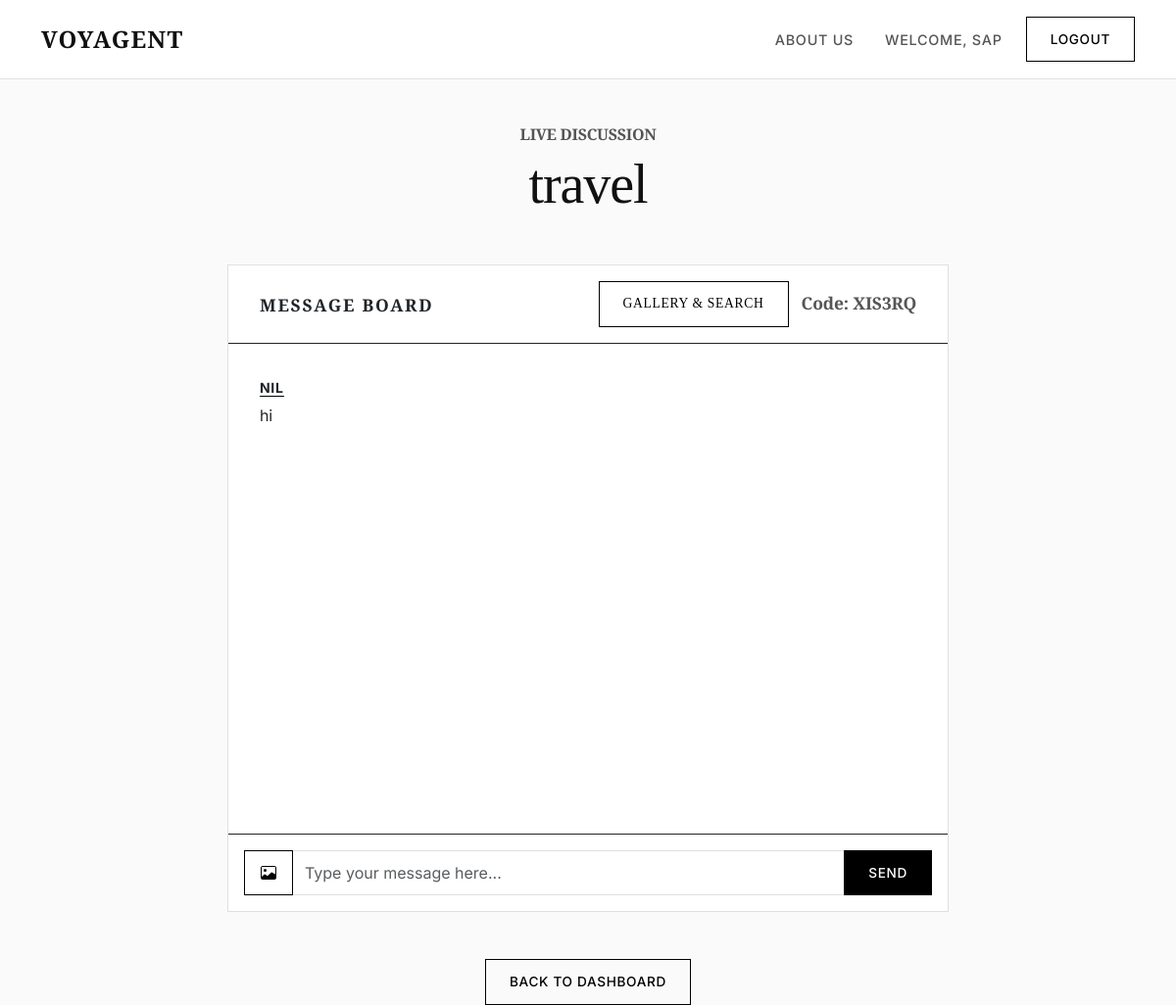
/chat/XIS3RQ/ (signed in), run on the app's committed database.
### groups/models.py (models this page shows, shortened)
class ChatGroup(models.Model):
    name = models.CharField(max_length=100)
    code = models.CharField(max_length=8, unique=True, default=generate_unique_code)
    creator = models.ForeignKey(User, on_delete=models.CASCADE, related_name='created_groups')
    members = models.ManyToManyField(User, related_name='chat_groups')
    is_locked = models.BooleanField(default=False)
    created_at = models.DateTimeField(auto_now_add=True)

### chat/models.py (models this page shows, shortened)
class Message(models.Model):
    group = models.ForeignKey(ChatGroup, on_delete=models.CASCADE, related_name='messages')
    sender = models.ForeignKey(User, on_delete=models.CASCADE)
    content = models.TextField()
    timestamp = models.DateTimeField(auto_now_add=True)
    class Meta:
        ordering = ['timestamp']

### chat/views.py (the view)
# urls.py: path('<str:group_code>/', views.chat_room, name='chat_room'),
@login_required
def chat_room(request, group_code):
    group = get_object_or_404(ChatGroup, code=group_code)
    if request.user not in group.members.all():
        messages.error(request, "You are not a member of this group.")
        return redirect('home')
    messages_list = group.messages.all()
    return render(request, 'chat/room.html', {
        'group': group,
        'messages_list': messages_list
    })

### chat/templates/chat/room.html (shortened to what this page needs)
{% extends 'base.html' %}
{% block content %}
<div class="row justify-content-center mt-5">
    <div class="col-lg-8">
        <h6 class="text-uppercase text-muted-editorial letter-spacing-wide mb-2 text-center">Live Discussion</h6>
        <h1 class="display-4 font-weight-bold mb-5 text-center" style="font-family: var(--font-heading);">{{ group.name }}</h1>
        <div class="card card-editorial border-editorial mb-5">
            <div class="card-header bg-transparent border-bottom border-dark py-3 d-flex justify-content-between align-items-center">
                <span class="text-uppercase small fw-bold" style="letter-spacing: 0.1em;">Message Board</span>
                <div>
                    <button type="button" class="btn btn-sm btn-editorial-outline me-2" data-bs-toggle="modal" data-bs-target="#galleryModal">
                        Gallery & Search
                    </button>
                    <span class="text-muted-editorial small">Code: {{ group.code }}</span>
                </div>
            </div>
            <div class="card-body chat-box" id="chat-log" style="height: 500px; overflow-y: auto; background-color: var(--surface-color);">
                {% for message in messages_list %}
                    <div class="mb-3">
                        <strong class="text-uppercase small" style="letter-spacing: 0.05em; border-bottom: 1px solid var(--accent-color);">{{ message.sender.username }}</strong><br>
                        <span class="fs-6 mt-1 d-inline-block">{{ message.content }}</span>
                    </div>
                {% endfor %}
            </div>
            <div class="card-footer bg-transparent border-top border-dark p-3">
                <div class="input-group">
                    <label class="btn btn-editorial-outline d-flex align-items-center justify-content-center px-3 mb-0" style="cursor: pointer;" title="Upload Photo">
                    </label>
                    <input type="text" id="chat-message-input" class="form-control border-editorial rounded-0 py-2" placeholder="Type your message here...">
                    <button class="btn btn-editorial px-4" id="chat-message-submit" type="button">Send</button>
                </div>
            </div>
        </div>
        <div class="text-center">
            <a href="{% url 'group_detail' group.code %}" class="btn btn-editorial-outline">Back to Dashboard</a>
        </div>
    </div>
</div>
{% endblock %}

### templates/base.html (shortened to what this page needs)
<!DOCTYPE html>
<html lang="en">
<head>
    <link href="https://cdn.jsdelivr.net/npm/bootstrap@5.3.0/dist/css/bootstrap.min.css" rel="stylesheet">
    {% load static %}
    <link rel="stylesheet" href="{% static 'css/style.css' %}">
</head>
<body>
    <nav class="navbar navbar-expand-lg navbar-editorial fixed-top">
        <div class="container">
            <a class="navbar-brand" href="{% url 'home' %}">Voyagent</a>
            <div class="collapse navbar-collapse" id="navbarNav">
                <ul class="navbar-nav ms-auto align-items-center">
                    <li class="nav-item">
                        <a class="nav-link me-3" href="{% url 'about_us' %}">About Us</a>
                    </li>
                    {% if user.is_authenticated %}
                        <li class="nav-item">
                            <span class="nav-link me-3">Welcome, {{ user.username }}</span>
                        </li>
                        <li class="nav-item">
                            <form method="post" action="{% url 'logout' %}">
                                <button type="submit" class="btn btn-editorial-outline btn-sm">Logout</button>
                            </form>
                        </li>
                    {% endif %}
                </ul>
            </div>
        </div>
    </nav>
    <div class="container mt-4">
        {% block content %}{% endblock %}
    </div>
</body>
</html>

### static/css/style.css (style rules this page uses)
:root { --bg-color: #FAFAFA; --surface-color: #FFFFFF; --text-primary: #111111; --text-secondary: #555555; --border-color: #E0E0E0; --accent-color: #000000; --font-heading: 'Playfair Display', serif; --font-body: 'Inter', sans-serif; --spacing-xs: 0.5rem; --spacing-sm: 1rem; --spacing-md: 2rem; --spacing-lg: 4rem; --spacing-xl: 6rem; }
body { background-color: var(--bg-color); color: var(--text-primary); font-family: var(--font-body); line-height: 1.6; letter-spacing: -0.01em; padding-top: 80px; }
h1, h2, h3, h4, h5, h6 { font-family: var(--font-heading); font-weight: 700; letter-spacing: -0.02em; color: var(--text-primary); }
.display-1, .display-2, .display-3, .display-4, .display-5, .display-6 { font-family: var(--font-heading); }
.navbar-editorial { background-color: var(--surface-color); border-bottom: 1px solid var(--border-color); padding: var(--spacing-sm) 0; box-shadow: none; }
.navbar-editorial .navbar-brand { font-family: var(--font-heading); font-size: 1.5rem; font-weight: 700; color: var(--text-primary) !important; letter-spacing: 0.05em; text-transform: uppercase; }
.navbar-editorial .nav-link { color: var(--text-secondary) !important; font-weight: 500; font-size: 0.9rem; text-transform: uppercase; letter-spacing: 0.05em; transition: color 0.3s ease; }
.card-editorial { background: var(--surface-color); border: 1px solid var(--border-color); border-radius: 0; box-shadow: none; transition: border-color 0.3s ease; }
.card-editorial .card-header { background: transparent; border-bottom: 1px solid var(--border-color); padding: var(--spacing-sm) var(--spacing-md); font-family: var(--font-heading); font-size: 1.25rem; font-weight: 600; }
.card-editorial .card-body { padding: var(--spacing-md); }
.btn-editorial { background-color: var(--accent-color); color: #FFFFFF; border: 1px solid var(--accent-color); border-radius: 0; padding: 0.75rem 1.5rem; font-weight: 500; text-transform: uppercase; letter-spacing: 0.05em; font-size: 0.85rem; transition: all 0.3s ease; }
.btn-editorial-outline { background-color: transparent; color: var(--accent-color); border: 1px solid var(--accent-color); border-radius: 0; padding: 0.75rem 1.5rem; font-weight: 500; text-transform: uppercase; letter-spacing: 0.05em; font-size: 0.85rem; transition: all 0.3s ease; }
.text-muted-editorial { color: var(--text-secondary) !important; }
.border-editorial { border: 1px solid var(--border-color) !important; }

### data on the page
ChatGroup: name "travel", code "XIS3RQ"
Message: sender.username "NIL", content "hi"

### other printed values
{{ user.username }} "SAP"
